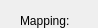
                  <widget class="QWidget" name="page_6">
                   <property name="geometry">
                    <rect>
                     <x>0</x>
                     <y>0</y>
                     <width>98</width>
                     <height>28</height>
                    </rect>
                   </property>
                   <attribute name="label">
                    <string>Coordninates</string>
                   </attribute>
                   <widget class="QWidget" name="widget_3" native="true">
                    <property name="geometry">
                     <rect>
                      <x>20</x>
                      <y>10</y>
                      <width>268</width>
                      <height>141</height>
                     </rect>
                    </property>
                    <layout class="QGridLayout" name="gridLayout_3">
                     <item row="0" column="1" colspan="2">
                      <widget class="QComboBox" name="comboBox">
                       <item>
                        <property name="text">
                         <string>BaseTC</string>
                        </property>
                       </item>
                       <item>
                        <property name="text">
                         <string>LightmapTC</string>
                        </property>
                       </item>
                       <item>
                        <property name="text">
                         <string>Vertex</string>
                        </property>
                       </item>
                       <item>
                        <property name="text">
                         <string>Normal</string>
                        </property>
                       </item>
                       <item>
                        <property name="text">
                         <string>Reflect</string>
                        </property>
                       </item>
                       <item>
                        <property name="text">
                         <string>Refract</string>
                        </property>
                       </item>
                       <item>
                        <property name="text">
                         <string>Sphere</string>
                        </property>
                       </item>
                       <item>
                        <property name="text">
                         <string>Screen</string>
                        </property>
                       </item>
                      </widget>
                     </item>
                     <item row="1" column="0" colspan="3">
                      <widget class="QGroupBox" name="groupBox_4">
                       <property name="title">
                        <string>Generation</string>
                       </property>
                       <property name="flat">
                        <bool>true</bool>
                       </property>
                       <property name="checkable">
                        <bool>true</bool>
                       </property>
                       <property name="checked">
                        <bool>false</bool>
                       </property>
                       <layout class="QGridLayout" name="gridLayout_2">
                        <property name="margin">
                         <number>2</number>
                        </property>
                        <property name="spacing">
                         <number>2</number>
                        </property>
                        <item row="0" column="1">
                         <widget class="QLabel" name="label_49">
                          <property name="sizePolicy">
                           <sizepolicy hsizetype="Expanding" vsizetype="Preferred">
                            <horstretch>0</horstretch>
                            <verstretch>0</verstretch>
                           </sizepolicy>
                          </property>
                          <property name="text">
                           <string>Offset</string>
                          </property>
                          <property name="alignment">
                           <set>Qt::AlignCenter</set>
                          </property>
                         </widget>
                        </item>
                        <item row="0" column="2">
                         <widget class="QLabel" name="label_50">
                          <property name="sizePolicy">
                           <sizepolicy hsizetype="Expanding" vsizetype="Preferred">
                            <horstretch>0</horstretch>
                            <verstretch>0</verstretch>
                           </sizepolicy>
                          </property>
                          <property name="text">
                           <string>Tiling</string>
                          </property>
                          <property name="alignment">
                           <set>Qt::AlignCenter</set>
                          </property>
                         </widget>
                        </item>
                        <item row="0" column="3">
                         <widget class="QLabel" name="label_51">
                          <property name="sizePolicy">
                           <sizepolicy hsizetype="Expanding" vsizetype="Preferred">
                            <horstretch>0</horstretch>
                            <verstretch>0</verstretch>
                           </sizepolicy>
                          </property>
                          <property name="text">
                           <string>Rotate</string>
                          </property>
                          <property name="alignment">
                           <set>Qt::AlignCenter</set>
                          </property>
                         </widget>
                        </item>
                        <item row="1" column="0">
                         <widget class="QLabel" name="label_52">
                          <property name="text">
                           <string>U:</string>
                          </property>
                         </widget>
                        </item>
                        <item row="1" column="1">
                         <widget class="QDoubleSpinBox" name="doubleSpinBox_33">
                          <property name="sizePolicy">
                           <sizepolicy hsizetype="Expanding" vsizetype="Fixed">
                            <horstretch>0</horstretch>
                            <verstretch>0</verstretch>
                           </sizepolicy>
                          </property>
                         </widget>
                        </item>
                        <item row="1" column="2">
                         <widget class="QDoubleSpinBox" name="doubleSpinBox_34">
                          <property name="sizePolicy">
                           <sizepolicy hsizetype="Expanding" vsizetype="Fixed">
                            <horstretch>0</horstretch>
                            <verstretch>0</verstretch>
                           </sizepolicy>
                          </property>
                          <property name="value">
                           <double>1.000000000000000</double>
                          </property>
                         </widget>
                        </item>
                        <item row="1" column="3">
                         <widget class="QDoubleSpinBox" name="doubleSpinBox_35">
                          <property name="sizePolicy">
                           <sizepolicy hsizetype="Expanding" vsizetype="Fixed">
                            <horstretch>0</horstretch>
                            <verstretch>0</verstretch>
                           </sizepolicy>
                          </property>
                          <property name="decimals">
                           <number>1</number>
                          </property>
                          <property name="maximum">
                           <double>360.000000000000000</double>
                          </property>
                         </widget>
                        </item>
                        <item row="2" column="0">
                         <widget class="QLabel" name="label_53">
                          <property name="text">
                           <string>V:</string>
                          </property>
                         </widget>
                        </item>
                        <item row="2" column="1">
                         <widget class="QDoubleSpinBox" name="doubleSpinBox_36">
                          <property name="sizePolicy">
                           <sizepolicy hsizetype="Expanding" vsizetype="Fixed">
                            <horstretch>0</horstretch>
                            <verstretch>0</verstretch>
                           </sizepolicy>
                          </property>
                          <property name="value">
                           <double>0.000000000000000</double>
                          </property>
                         </widget>
                        </item>
                        <item row="2" column="2">
                         <widget class="QDoubleSpinBox" name="doubleSpinBox_37">
                          <property name="sizePolicy">
                           <sizepolicy hsizetype="Expanding" vsizetype="Fixed">
                            <horstretch>0</horstretch>
                            <verstretch>0</verstretch>
                           </sizepolicy>
                          </property>
                          <property name="singleStep">
                           <double>0.010000000000000</double>
                          </property>
                          <property name="value">
                           <double>1.000000000000000</double>
                          </property>
                         </widget>
                        </item>
                        <item row="2" column="3">
                         <widget class="QDoubleSpinBox" name="doubleSpinBox_38">
                          <property name="sizePolicy">
                           <sizepolicy hsizetype="Expanding" vsizetype="Fixed">
                            <horstretch>0</horstretch>
                            <verstretch>0</verstretch>
                           </sizepolicy>
                          </property>
                          <property name="decimals">
                           <number>1</number>
                          </property>
                          <property name="maximum">
                           <double>360.000000000000000</double>
                          </property>
                         </widget>
                        </item>
                        <item row="3" column="0">
                         <widget class="QLabel" name="label_54">
                          <property name="text">
                           <string>W:</string>
                          </property>
                         </widget>
                        </item>
                        <item row="3" column="3">
                         <widget class="QDoubleSpinBox" name="doubleSpinBox_39">
                          <property name="sizePolicy">
                           <sizepolicy hsizetype="Expanding" vsizetype="Fixed">
                            <horstretch>0</horstretch>
                            <verstretch>0</verstretch>
                           </sizepolicy>
                          </property>
                          <property name="decimals">
                           <number>1</number>
                          </property>
                          <property name="maximum">
                           <double>360.000000000000000</double>
                          </property>
                         </widget>
                        </item>
                       </layout>
                      </widget>
                     </item>
                     <item row="0" column="0">
                      <widget class="QLabel" name="label_20">
                       <property name="text">
                        <string>Mapping:</string>
                       </property>
                      </widget>
                     </item>
                    </layout>
                   </widget>
                  </widget>
